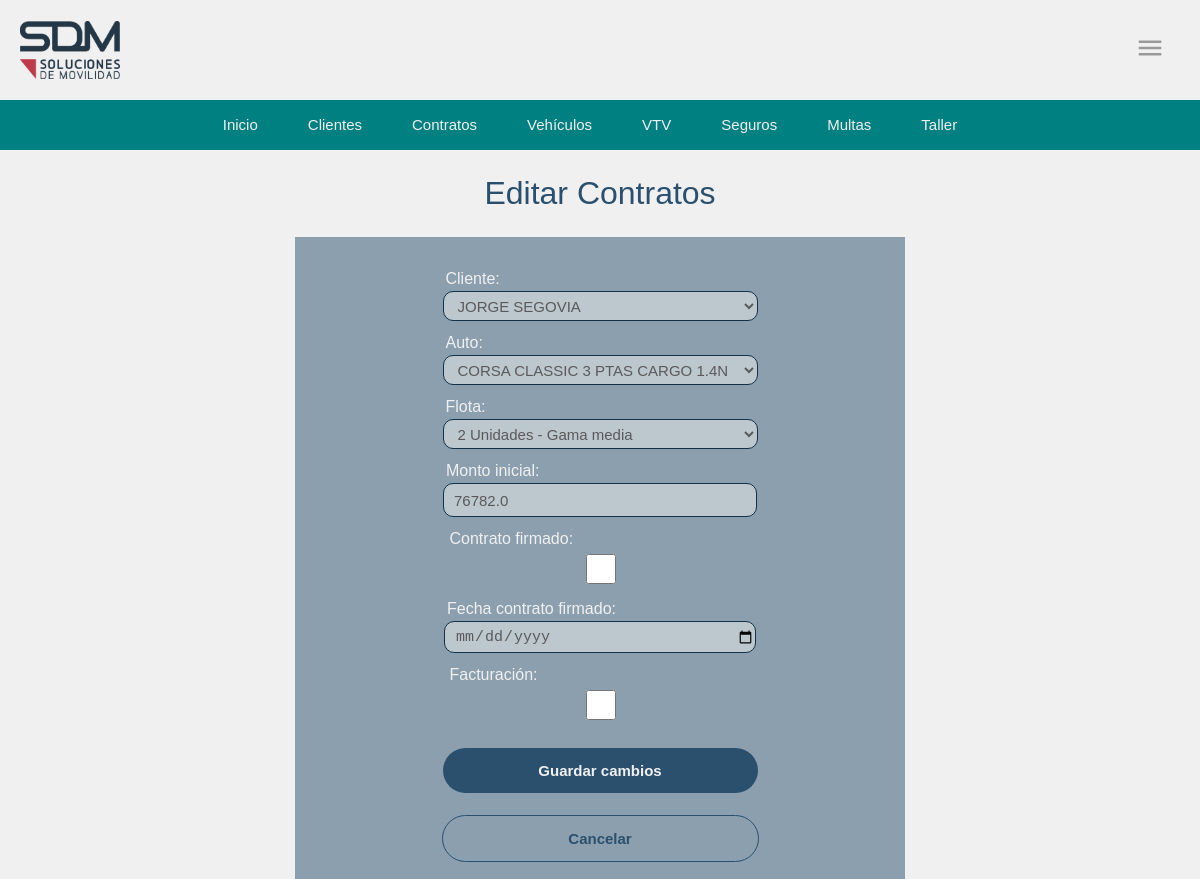
/operacion/contrato/editar/4/ (signed in), run on an earlier commit of the app's database.
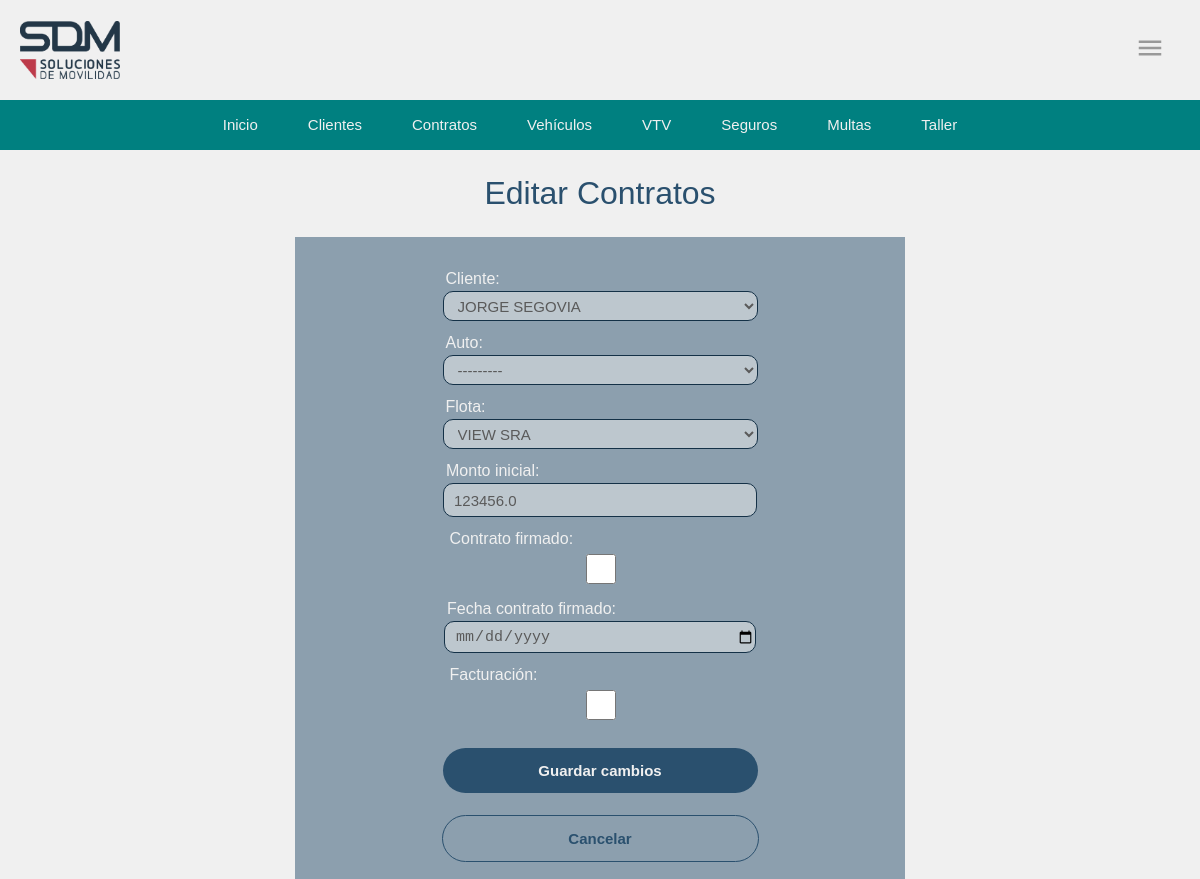
And on a later commit of the database.
### operacion/models.py (models this page shows, shortened)
class Contrato(models.Model):
    cliente = models.ForeignKey('Cliente', on_delete=models.CASCADE)
    auto = models.ForeignKey('Automovil', on_delete=models.CASCADE, blank=True, null=True)
    flota = models.ForeignKey('Flota', on_delete=models.CASCADE, blank=True, null=True)
    monto_inicial = models.FloatField()
    contrato_firmado = models.BooleanField(default=False)
    fecha_contrato_firmado = models.DateField()
    facturacion = models.BooleanField(default=False, verbose_name="Facturación")

### operacion/views.py (the view)
# urls.py: path('contrato/editar/<int:pk>/', editar_contrato, name='editar_contrato'),
@login_required
def editar_contrato(request, pk):
    contrato = get_object_or_404(Contrato, pk=pk)
    if request.method == 'POST':
        form = ContratoForm(request.POST, instance=contrato)
        if form.is_valid():
            form.save()
            return redirect('listado_contrato')
    else:
        form = ContratoForm(instance=contrato)
    return render(request, 'contrato/editar_contrato.html', {'form': form})

### operacion/forms.py (shortened to what this page needs)
class ContratoForm(forms.ModelForm):
    class Meta:
        model = Contrato
        fields = '__all__'  # Incluye todos los campos del modelo
        widgets = {
            'fecha_contrato_firmado': forms.DateInput(
                attrs={'type': 'date', 'class': 'form-control'}
            ),
        }
    def __init__(self, *args, **kwargs):
        super().__init__(*args, **kwargs)
        self.fields['auto'].queryset = Automovil.objects.filter(visibilidad=True)
        self.fields['cliente'].queryset = Cliente.objects.filter(visible=True)
        self.fields['flota'].queryset = Flota.objects.filter(disponible=True)

### operacion/models.py (called while the page is built)
    def __str__(self):
        return f"{self.nombre} - {self.marca.nombre}"

    def __str__(self):
        return f"{self.razon_social}"

    def __str__(self):
        return f"{self.descripcion}"

    def __str__(self):
        return f"{self.marca} ({self.patente})"

### operacion/templates/contrato/editar_contrato.html (shortened to what this page needs)
{% load static %}
<!DOCTYPE html>
<html lang="en">
<head>
    <link rel="stylesheet" type="text/css" href="{% static './style_form.css' %}">
</head>
<body class="app">
    <div class="head">
        {% include 'cabecera.html' %}
        {% include 'bnav.html' %}
    </div>
    <h1>Editar Contratos</h1>
    <form method="post">
        {{ form.as_p }}
        <button type="submit">Guardar cambios</button>
        <a href="{% url 'listado_contrato' %}">Cancelar</a>
    </form>
</body>
</html>

What changed in the data, as far as the page shows it:
changed Contrato "JORGE SEGOVIA": auto "CORSA CLASSIC 3 PTAS CARGO 1.4N - Chevrolet (DDD444)" → "---------"; flota "2 Unidades - Gama media" → "VIEW SRA"; monto_inicial "76782.0" → "123456.0"
